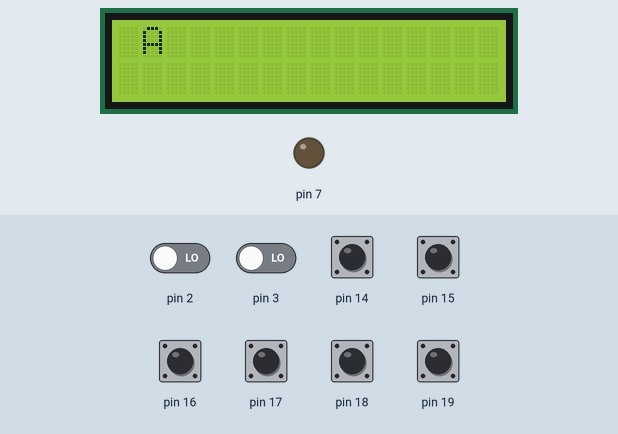
The sketch below on a simulated Arduino Uno, built with avr-gcc and run on an emulated ATmega328P. Shown: 16×2 character LCD, output pins drawn as LEDs (lit = HIGH). The inputs (shaded band) are chosen by the test bench; at power-on: pin 14–19 HIGH, pin 2, pin 3 LOW.

Above: at 1.2 s.
1.3 s: pin 17 pulled LOW for 0.15 s
At 2.8 s:
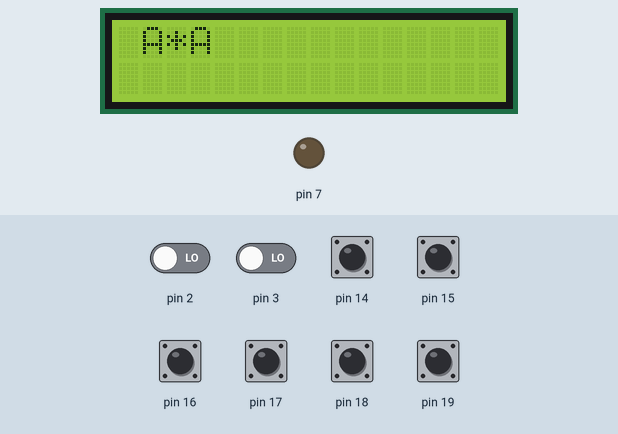
3.1 s: pin 3 driven HIGH
At 4.3 s:
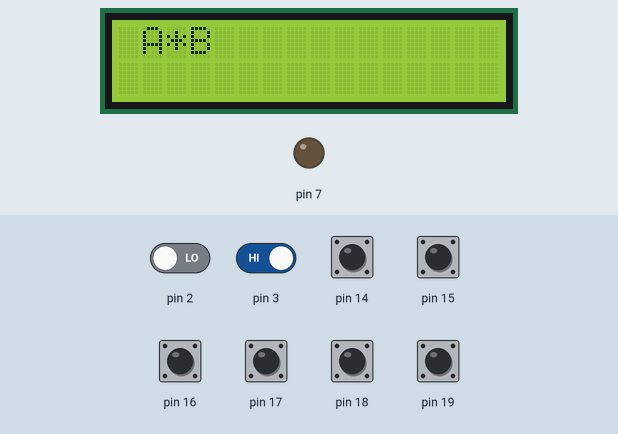
4.6 s: pin 19 pulled LOW for 0.15 s
At 6.2 s:
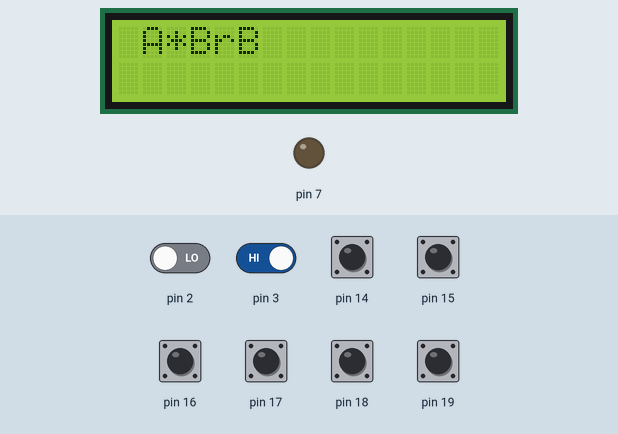
6.5 s: pin 14 pulled LOW for 0.15 s
At 8.0 s:
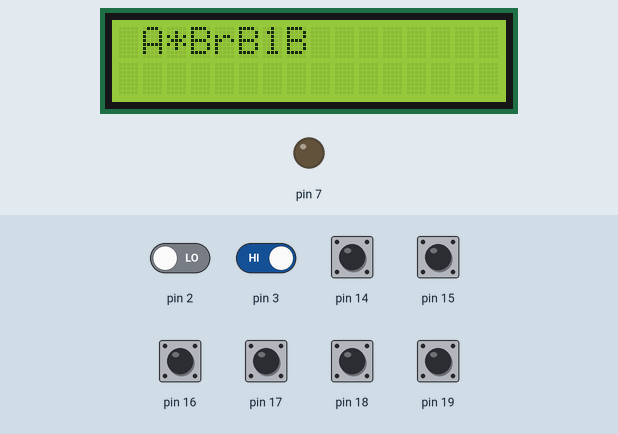
8.3 s: pin 15 pulled LOW for 0.15 s
At 9.5 s:
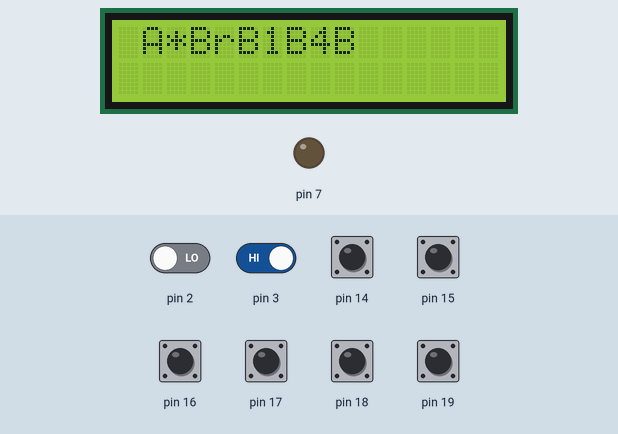
9.9 s: pin 16 pulled LOW for 0.15 s
At 11.0 s:
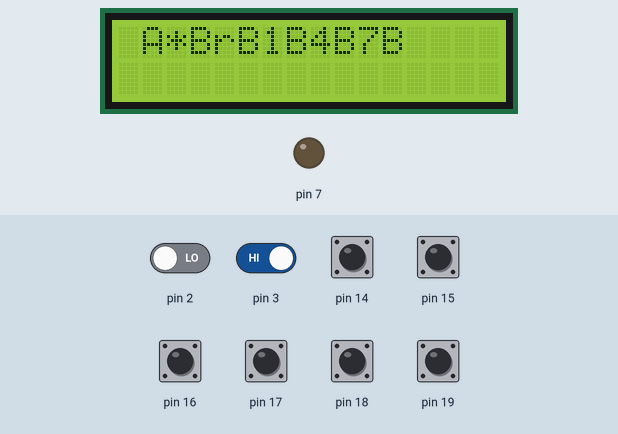
Timing chart, 0 to 10.6 s (numbered marks = the images above; inputs shaded):
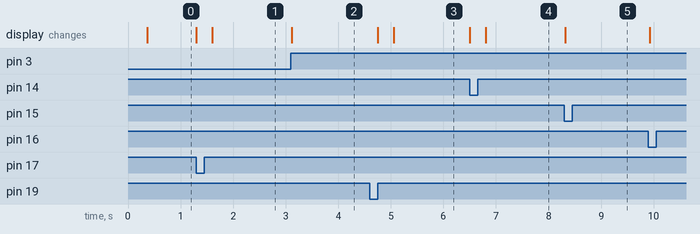

Measured:
- after the input at 1.3 s, the display: first changes at once (image 1 shows a later state)
- after the input at 3.1 s, the display: changes at once (image 2)
- after the input at 4.6 s, the display: first changes after 0.15 s (image 3 shows a later state)
- after the input at 6.5 s, the display: first changes at once (image 4 shows a later state)
- after the input at 8.3 s, the display: changes at once (image 5)

The sketch:

quizer.ino
```cpp
#include <LiquidCrystal.h>
LiquidCrystal lcd(13, 12, 11, 10, 9, 8);
uint16_t input, mask, previn;
volatile int counter;
byte cursorpos;
char vals[] = {'r','B', 'b', '3', '6', '9', '#', '2', '5', '8', '0', '1', '4', '7', '*'};
void setup() {
  PORTC = 0xFF;
  DDRC = 0;
  lcd.begin(16, 2);
  //lcd.blink();
  attachInterrupt(1,encoder,RISING);
}
void encoder(){
  if(PIND&1<<2)
    counter--;
  else
    counter++;
  counter = ((26+counter)%26);


}
void loop() {
  delay(5);
  previn = input;
  input = 0;
  for (byte i = 0; i < 4; i++) {
    DDRD &= 0x0F;
    DDRD |= 1 << 4 + i;
    delayMicroseconds(3);//give time for the pins to set
    input = (input << 4) | (PINC & 0xF);
  }
  input = ~input | (PINC >> 4);
  mask = (previn ^ input) & (input);

  char charout;
  if (mask) {
    for (byte i = 0; i < 15; i++) {
      if (mask & (1 << i + 1))
        charout = vals[i];
    }
  }
  if (charout) {
    if(charout != 'b'){
      lcd.print(charout);
      cursorpos++;
    }
    cursorpos++;
    if (charout == '#'){
      lcd.clear();
      cursorpos = 0;
    }
  }
  else{
    lcd.setCursor(cursorpos,0);
    lcd.write(counter+0x41);
  }
}
```
